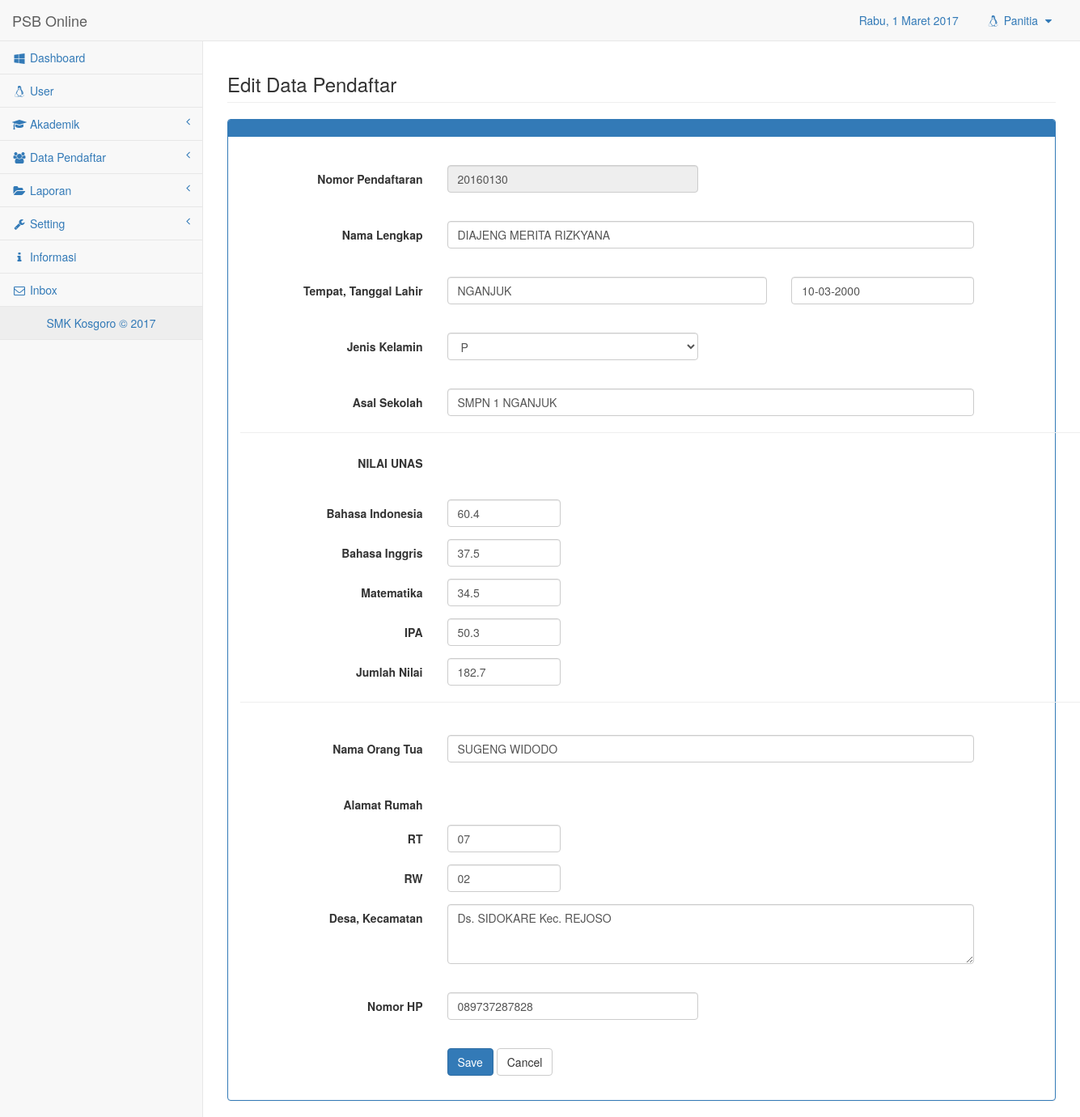
Screenshot of /app/admin.php?p=data.edit&id=20160130 (signed in) with the database file from the repository.
### tables this page shows
CREATE TABLE `tb_biodata` (
  `id_daftar` int(10) NOT NULL,
  `no_reg` varchar(20) NOT NULL,
  `password` varchar(10) NOT NULL,
  `nama` varchar(100) NOT NULL,
  `tmp_lhr` varchar(100) NOT NULL,
  `tgl` date NOT NULL,
  `jk` varchar(10) NOT NULL,
  `as_sklh` varchar(100) NOT NULL,
  `bin` float NOT NULL,
  `big` float NOT NULL,
  `mat` float NOT NULL,
  `ipa` float NOT NULL,
  `jmlnilai` float NOT NULL,
  `jurpil1` varchar(50) NOT NULL,
  `jurpil2` varchar(50) NOT NULL,
  `ortu` varchar(50) NOT NULL,
  `rt` varchar(5) NOT NULL,
  `rw` varchar(5) NOT NULL,
  `alamat` varchar(100) NOT NULL,
  `no_hp` varchar(30) NOT NULL,
  `tgl_daftar` datetime NOT NULL,
  `status` varchar(20) NOT NULL
);

### app/modul/data/edit.php (the view, shortened to what this page needs)
<div class="row">
    <div class="col-lg-12">
        <h3 class="page-header"> Edit Data Pendaftar</h3>
    </div>
</div>
<?php
    $get_id = $_GET['id'];
    $sql  = mysqli_query($conn, "SELECT * from tb_biodata WHERE no_reg='$get_id'");
    $data = mysqli_fetch_array($sql);
?>
<div class="row">
    <div class="col-lg-12">
        <div class="panel panel-primary">
            <div class="panel-heading"></div>
            <div class="panel-body">
                <div class="row">
                    <div class="col-lg-12">
                    <form class="form-horizontal" style="margin-top: 20px;" id="defaultForm" method="post" action="" enctype="multipart/form-data">
                        <div class="form-group">
                        <label class="col-sm-3 control-label"> Nomor Pendaftaran</label>
                            <div class="col-sm-4">
                                <input type="text" class="form-control" value="<?php echo $data['no_reg']; ?>" readonly/>
                            </div>
                        </div><br/>
                        <div class="form-group">
                        <label class="col-sm-3 control-label"> Nama Lengkap</label>
                            <div class="col-sm-8">
                                <input type="text" class="form-control" name="nama" value="<?php echo $data['nama']; ?>" />
                            </div>
                        </div><br/>
                        <div class="form-group">
                        <label class="col-sm-3 control-label"> Tempat, Tanggal Lahir</label>
                            <div class="col-sm-5">
                                <input type="text" class="form-control" name="tmp_lhr" value="<?php echo $data['tmp_lhr']; ?>" />
                            </div>
                            <div class="col-sm-3">
                                <input type="text" class="form-control" name="tgl" id="tgl" value="<?php echo date_format(date_create($data['tgl']), 'd-m-Y'); ?>"/>
                            </div>
                        </div><br/>
                        <div class="form-group">
                        <label class="col-sm-3 control-label"> Jenis Kelamin</label>
                            <div class="col-sm-4">
                                <select class="form-control" name="jk" />
                                <option value="<?php echo $data['jk']; ?>"><?php echo $data['jk']; ?></option>
                            </div>
                        </div><br/>
                        <div class="form-group">
                        <label class="col-sm-3 control-label"> Asal Sekolah</label>
                            <div class="col-sm-8">
                                <input type="text" class="form-control" name="as_sklh" value="<?php echo $data['as_sklh']; ?>" />
                            </div>
                        </div><hr style="width:120%;">
                        <div class="form-group">
                        <label class="col-sm-3 control-label"> NILAI UNAS</label>
                            <div class="col-sm-8"></div>
                        </div><br/>
                        <div class="form-group">
                        <label class="col-sm-3 control-label"> Bahasa Indonesia</label>
                            <div class="col-sm-2">
                                <input type="text" class="form-control" name="bin" id="bin" maxlength="5" onBlur="angka(this);" onKeyUp="angka(this);" value="<?php echo $data['bin']; ?>" />
                            </div>
                        </div>
                        <div class="form-group">
                        <label class="col-sm-3 control-label"> Bahasa Inggris</label>
                            <div class="col-sm-2">
                                <input type="text" class="form-control" name="big" id="big" maxlength="5" onBlur="angka(this);" onKeyUp="angka(this);" value="<?php echo $data['big']; ?>" />
                            </div>
                        </div>
                        <div class="form-group">
                        <label class="col-sm-3 control-label"> Matematika</label>
                            <div class="col-sm-2">
                                <input type="text" class="form-control" name="mat" id="mat" maxlength="5" onBlur="angka(this);" onKeyUp="angka(this);" value="<?php echo $data['mat']; ?>" />
                            </div>
                        </div>
                        <div class="form-group">
                        <label class="col-sm-3 control-label"> IPA</label>
                            <div class="col-sm-2">
                                <input type="text" class="form-control" name="ipa" id="ipa" maxlength="5" onBlur="angka(this);" onKeyUp="angka(this);" value="<?php echo $data['ipa']; ?>" />
                            </div>
                        </div>
                        <div class="form-group">
                        <label class="col-sm-3 control-label"> Jumlah Nilai</label>
                            <div class="col-sm-2">
                                <input type="text" class="form-control" name="jmlnilai" id="jmlnilai" value="<?php echo $data['jmlnilai']; ?>" style="background-color: #ffffff" readonly />
                            </div>
                        </div><hr style="width:120%;"><br/>
                        <div class="form-group">
                        <label class="col-sm-3 control-label"> Nama Orang Tua</label>
                            <div class="col-sm-8">
                                <input type="text" class="form-control" name="ortu" value="<?php echo $data['ortu']; ?>" />
                            </div>
                        </div><br/>
                        <div class="form-group">
                        <label class="col-sm-3 control-label"> Alamat Rumah</label>
                            <div class="col-sm-7"></div>
                        </div>
                        <div class="form-group">
                        <label class="col-sm-3 control-label"> RT</label>
                            <div class="col-sm-2">
                                <input type="text" class="form-control" name="rt" maxlength="2" onkeypress="return number(event)" value="<?php echo $data['rt']; ?>" required/>
                            </div>
                        </div>
                        <div class="form-group">
                        <label class="col-sm-3 control-label"> RW</label>
                            <div class="col-sm-2">
                                <input type="text" class="form-control" name="rw" maxlength="2" onkeypress="return number(event)" value="<?php echo $data['rw']; ?>" required/>
                            </div>
                        </div>
                        <div class="form-group">
                        <label class="col-sm-3 control-label"> Desa, Kecamatan</label>
                            <div class="col-sm-8">
                                <textarea class="form-control" name="alamat" rows="3" /><?php echo $data['alamat']; ?></textarea>
                            </div>
                        </div><br/>
                        <div class="form-group">
                        <label class="col-sm-3 control-label"> Nomor HP</label>
                            <div class="col-sm-4">
                                <input type="text" class="form-control" pattern="[0-9]{12,12}" name="no_hp" onkeypress="return number(event)" value="<?php echo $data['no_hp']; ?>" maxlength="12" />
                            </div>
                        </div><br/>
                        <div class="form-group">
                        <label class="col-sm-3 control-label"></label>
                            <div class="col-sm-8">
                            <button type="submit" name="edit" class="btn btn-primary"> Save</button>
                            <a href="?p=data.views" class="btn btn-default"> Cancel</a>
                            </div>
                        </div>
                    </form>
                </div>
            </div>
        </div>
    </div>
</div>

### rows the page displays
tb_biodata: no_reg "20160130", nama "DIAJENG MERITA RIZKYANA", tmp_lhr "NGANJUK", tgl "10-03-2000", jk "P", as_sklh "SMPN 1 NGANJUK", bin "60.4", big "37.5", mat "34.5", ipa "50.3", jmlnilai "182.7", ortu "SUGENG WIDODO", rt "07", rw "02", alamat "Ds. SIDOKARE Kec. REJOSO", no_hp "089737287828"

### other values shown
$hari_ini "Rabu"
$_SESSION['usr_username'] "Panitia"
